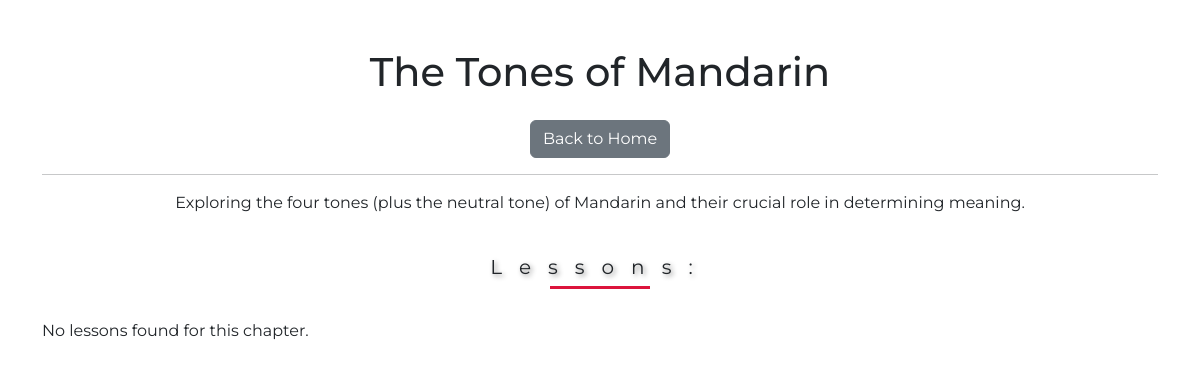
Screenshot of /chapters/2/ with the database file from the repository.
### apps/models.py (models this page shows, shortened)
class Chapter(models.Model):
    id = models.AutoField(primary_key=True)
    title = models.CharField(max_length=255)
    description = models.TextField(blank=True, null=True)

### apps/views.py (the view)
# urls.py: path('chapters/<int:chapter_id>/', views.chapter_detail, name='chapter_detail'),
def chapter_detail(request, chapter_id):
    chapter = get_object_or_404(Chapter.objects.prefetch_related('lessons'), id=chapter_id)
    lessons = chapter.lessons.all()
    return render(request, 'apps/chapter_detail.html', {
        'chapter': chapter,
        'lessons': lessons
    })

### apps/templates/apps/chapter_detail.html (shortened to what this page needs)
{% extends "apps/base.html" %}
{% block content %}
<div class="container mt-5">
  <h1>{{ chapter.title }}</h1>
  <a href="{% url 'home' %}" class="btn btn-secondary mt-3">Back to Home</a><br><hr>
  <p>{{ chapter.description }}</p>
  <div style="text-align: left;">
    <h4>Lessons:</h4>
    <div class="list-group">
      {% for lesson in lessons %}
      <a href="{% url 'lesson_detail' lesson.id %}" class="list-group-item list-group-item-action">
        {{ lesson.title }}
      </a>
      {% empty %}
      <p>No lessons found for this chapter.</p>
      {% endfor %}
    </div>
  </div>
</div>
{% endblock %}

### static/css/styles.css (style rules this page uses)
body { margin: 0; padding: 0; font-family: 'Montserrat', sans-serif; }
h4 { text-align: center; letter-spacing: 17px; font-size: 60px; font-style: bold; text-shadow: 2px 2px 5px gray; }
h4 { width: 100%; font-weight: normal; font-size: 20px; position: relative; margin: 40px 0; }
h4::before { content: ''; position: absolute; width: 100px; height: 3px; background-color: crimson; bottom: -10px; left: 50%; transform: translateX(-50%); animation: animate 4s linear infinite; }
.container { text-align: center; color: dark; }

### rows the page displays
Chapter: title "The Tones of Mandarin", description "Exploring the four tones (plus the neutral tone) of Mandarin and their crucial role in determining meaning."
